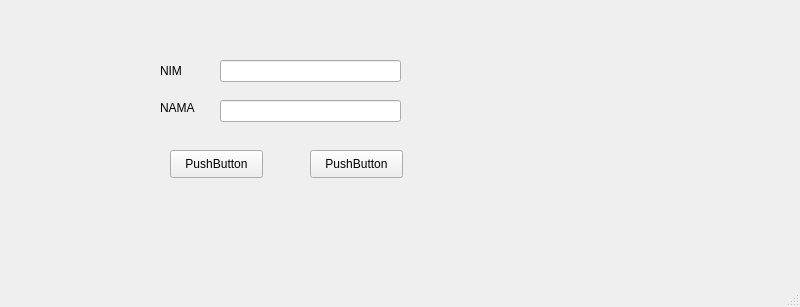
<?xml version="1.0" encoding="UTF-8"?>
<ui version="4.0">
 <class>MainWindow</class>
 <widget class="QMainWindow" name="MainWindow">
  <property name="geometry">
   <rect>
    <x>0</x>
    <y>0</y>
    <width>800</width>
    <height>307</height>
   </rect>
  </property>
  <property name="windowTitle">
   <string>MainWindow</string>
  </property>
  <widget class="QWidget" name="centralwidget">
   <widget class="QLabel" name="label">
    <property name="geometry">
     <rect>
      <x>160</x>
      <y>60</y>
      <width>31</width>
      <height>21</height>
     </rect>
    </property>
    <property name="text">
     <string>NIM</string>
    </property>
   </widget>
   <widget class="QLabel" name="label_2">
    <property name="geometry">
     <rect>
      <x>160</x>
      <y>100</y>
      <width>55</width>
      <height>16</height>
     </rect>
    </property>
    <property name="text">
     <string>NAMA</string>
    </property>
   </widget>
   <widget class="QLineEdit" name="lineEdit">
    <property name="geometry">
     <rect>
      <x>220</x>
      <y>60</y>
      <width>181</width>
      <height>22</height>
     </rect>
    </property>
   </widget>
   <widget class="QLineEdit" name="lineEdit_2">
    <property name="geometry">
     <rect>
      <x>220</x>
      <y>100</y>
      <width>181</width>
      <height>22</height>
     </rect>
    </property>
   </widget>
   <widget class="QPushButton" name="pushButton">
    <property name="geometry">
     <rect>
      <x>170</x>
      <y>150</y>
      <width>93</width>
      <height>28</height>
     </rect>
    </property>
    <property name="text">
     <string>PushButton</string>
    </property>
   </widget>
   <widget class="QPushButton" name="pushButton_2">
    <property name="geometry">
     <rect>
      <x>310</x>
      <y>150</y>
      <width>93</width>
      <height>28</height>
     </rect>
    </property>
    <property name="autoFillBackground">
     <bool>false</bool>
    </property>
    <property name="text">
     <string>PushButton</string>
    </property>
    <property name="autoExclusive">
     <bool>false</bool>
    </property>
   </widget>
  </widget>
  <widget class="QMenuBar" name="menubar">
   <property name="geometry">
    <rect>
     <x>0</x>
     <y>0</y>
     <width>800</width>
     <height>26</height>
    </rect>
   </property>
  </widget>
  <widget class="QStatusBar" name="statusbar"/>
 </widget>
 <resources/>
 <connections/>
</ui>
